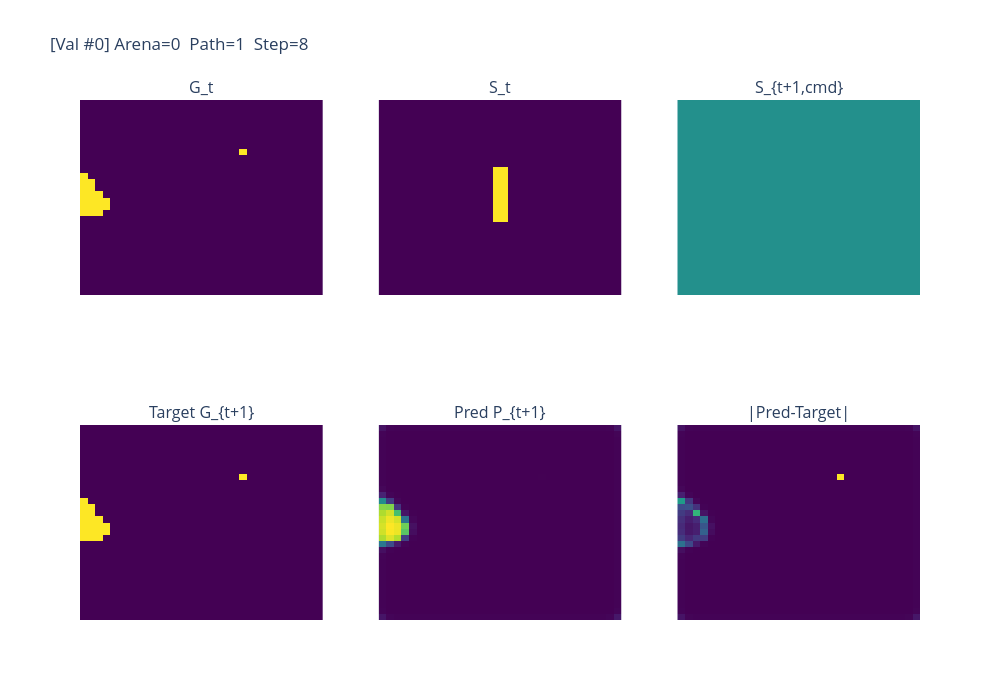
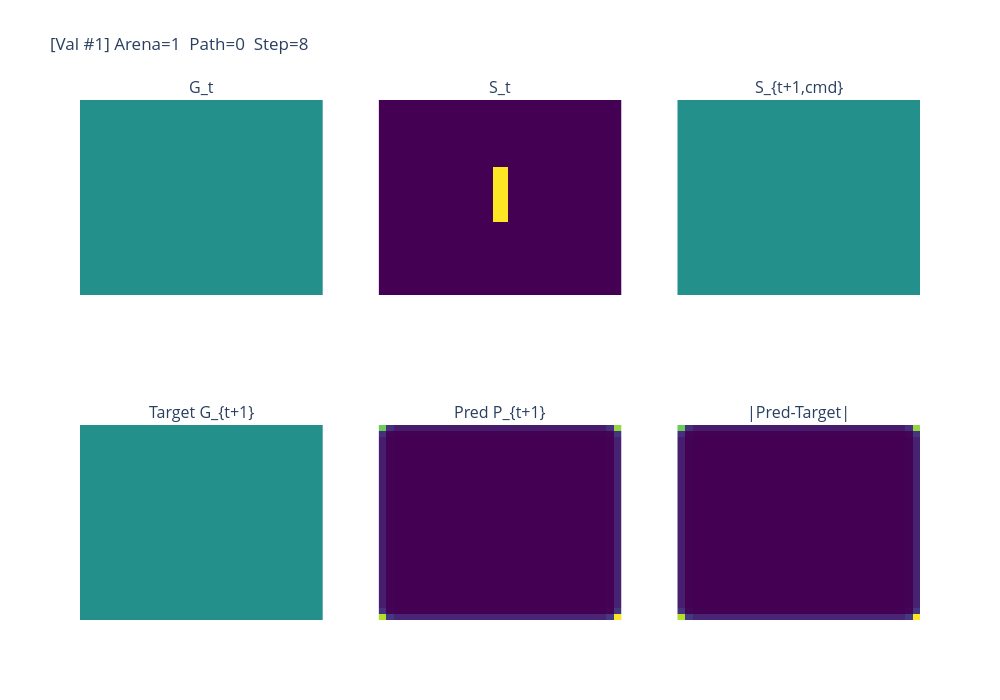
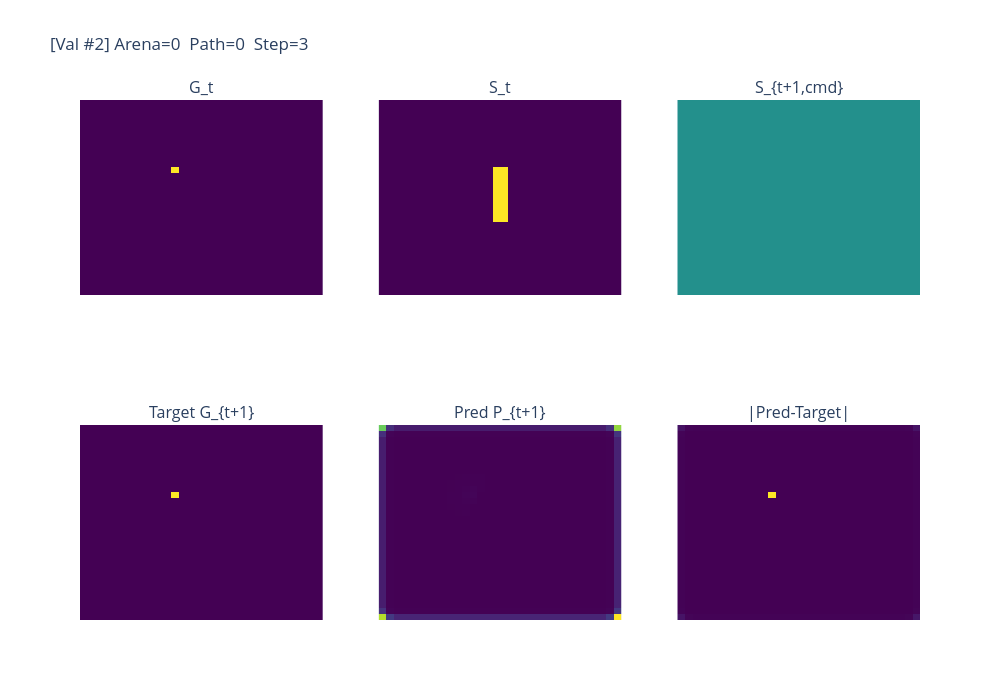

The code cell stored with these charts, in order, in its notebook:
### Markdown cell above
## 6 · Evaluate & Visualise

### Code cell
import torch

model.eval()
for i in range(min(3, len(val_data))):
    s = val_data[i]
    x_t = torch.from_numpy(s['input']).float().unsqueeze(0).to(device)
    with torch.no_grad():
        pred = model(x_t).squeeze(0).cpu().numpy()
    viz_utils.show_sample(
        s, pred=pred,
        title=f"[Val #{i}] Arena={s['metadata']['arena_id']}  Path={s['metadata']['path_id']}  Step={s['metadata']['step_id']}"
    )

### Figure 1 — Plotly figure (JSON) as saved in the notebook; plotly's stock layout.template omitted (floating-point values rounded to 4 significant figures; data arrays with more than 128 entries replaced by an {"elided": "..."} marker saying what was removed)
{"data": [{"colorscale": [[0, "#440154"], [0.1111, "#482878"], [0.2222, "#3e4989"], [0.3333, "#31688e"], [0.4444, "#26828e"], [0.5556, "#1f9e89"], [0.6667, "#35b779"], [0.7778, "#6ece58"], [0.8889, "#b5de2b"], [1, "#fde725"]], "showscale": false, "type": "heatmap", "xaxis": "x", "yaxis": "y", "z": {"elided": "32x32 float values"}}, {"colorscale": [[0, "#440154"], [0.1111, "#482878"], [0.2222, "#3e4989"], [0.3333, "#31688e"], [0.4444, "#26828e"], [0.5556, "#1f9e89"], [0.6667, "#35b779"], [0.7778, "#6ece58"], [0.8889, "#b5de2b"], [1, "#fde725"]], "showscale": false, "type": "heatmap", "xaxis": "x2", "yaxis": "y2", "z": {"elided": "32x32 float values"}}, {"colorscale": [[0, "#440154"], [0.1111, "#482878"], [0.2222, "#3e4989"], [0.3333, "#31688e"], [0.4444, "#26828e"], [0.5556, "#1f9e89"], [0.6667, "#35b779"], [0.7778, "#6ece58"], [0.8889, "#b5de2b"], [1, "#fde725"]], "showscale": false, "type": "heatmap", "xaxis": "x3", "yaxis": "y3", "z": {"elided": "32x32 float values"}}, {"colorscale": [[0, "#440154"], [0.1111, "#482878"], [0.2222, "#3e4989"], [0.3333, "#31688e"], [0.4444, "#26828e"], [0.5556, "#1f9e89"], [0.6667, "#35b779"], [0.7778, "#6ece58"], [0.8889, "#b5de2b"], [1, "#fde725"]], "showscale": false, "type": "heatmap", "xaxis": "x4", "yaxis": "y4", "z": {"elided": "32x32 float values"}}, {"colorscale": [[0, "#440154"], [0.1111, "#482878"], [0.2222, "#3e4989"], [0.3333, "#31688e"], [0.4444, "#26828e"], [0.5556, "#1f9e89"], [0.6667, "#35b779"], [0.7778, "#6ece58"], [0.8889, "#b5de2b"], [1, "#fde725"]], "showscale": false, "type": "heatmap", "xaxis": "x5", "yaxis": "y5", "z": {"elided": "32x32 float values"}}, {"colorscale": [[0, "#440154"], [0.1111, "#482878"], [0.2222, "#3e4989"], [0.3333, "#31688e"], [0.4444, "#26828e"], [0.5556, "#1f9e89"], [0.6667, "#35b779"], [0.7778, "#6ece58"], [0.8889, "#b5de2b"], [1, "#fde725"]], "showscale": false, "type": "heatmap", "xaxis": "x6", "yaxis": "y6", "z": {"elided": "32x32 float values"}}], "layout": {"annotations": [{"font": {"size": 16}, "showarrow": false, "text": "G_t", "x": 0.1444, "xanchor": "center", "xref": "paper", "y": 1, "yanchor": "bottom", "yref": "paper"}, {"font": {"size": 16}, "showarrow": false, "text": "S_t", "x": 0.5, "xanchor": "center", "xref": "paper", "y": 1, "yanchor": "bottom", "yref": "paper"}, {"font": {"size": 16}, "showarrow": false, "text": "S_{t+1,cmd}", "x": 0.8556, "xanchor": "center", "xref": "paper", "y": 1, "yanchor": "bottom", "yref": "paper"}, {"font": {"size": 16}, "showarrow": false, "text": "Target G_{t+1}", "x": 0.1444, "xanchor": "center", "xref": "paper", "y": 0.375, "yanchor": "bottom", "yref": "paper"}, {"font": {"size": 16}, "showarrow": false, "text": "Pred P_{t+1}", "x": 0.5, "xanchor": "center", "xref": "paper", "y": 0.375, "yanchor": "bottom", "yref": "paper"}, {"font": {"size": 16}, "showarrow": false, "text": "|Pred-Target|", "x": 0.8556, "xanchor": "center", "xref": "paper", "y": 0.375, "yanchor": "bottom", "yref": "paper"}], "height": 700, "title": {"text": "[Val #0] Arena=0  Path=1  Step=8"}, "width": 1000, "xaxis": {"anchor": "y", "domain": [0, 0.2889], "visible": false}, "xaxis2": {"anchor": "y2", "domain": [0.3556, 0.6444], "visible": false}, "xaxis3": {"anchor": "y3", "domain": [0.7111, 1], "visible": false}, "xaxis4": {"anchor": "y4", "domain": [0, 0.2889], "visible": false}, "xaxis5": {"anchor": "y5", "domain": [0.3556, 0.6444], "visible": false}, "xaxis6": {"anchor": "y6", "domain": [0.7111, 1], "visible": false}, "yaxis": {"anchor": "x", "domain": [0.625, 1], "visible": false}, "yaxis2": {"anchor": "x2", "domain": [0.625, 1], "visible": false}, "yaxis3": {"anchor": "x3", "domain": [0.625, 1], "visible": false}, "yaxis4": {"anchor": "x4", "domain": [0, 0.375], "visible": false}, "yaxis5": {"anchor": "x5", "domain": [0, 0.375], "visible": false}, "yaxis6": {"anchor": "x6", "domain": [0, 0.375], "visible": false}}}

### Figure 2 — Plotly figure (JSON) as saved in the notebook; plotly's stock layout.template omitted (floating-point values rounded to 4 significant figures; data arrays with more than 128 entries replaced by an {"elided": "..."} marker saying what was removed)
{"data": [{"colorscale": [[0, "#440154"], [0.1111, "#482878"], [0.2222, "#3e4989"], [0.3333, "#31688e"], [0.4444, "#26828e"], [0.5556, "#1f9e89"], [0.6667, "#35b779"], [0.7778, "#6ece58"], [0.8889, "#b5de2b"], [1, "#fde725"]], "showscale": false, "type": "heatmap", "xaxis": "x", "yaxis": "y", "z": {"elided": "32x32 float values"}}, {"colorscale": [[0, "#440154"], [0.1111, "#482878"], [0.2222, "#3e4989"], [0.3333, "#31688e"], [0.4444, "#26828e"], [0.5556, "#1f9e89"], [0.6667, "#35b779"], [0.7778, "#6ece58"], [0.8889, "#b5de2b"], [1, "#fde725"]], "showscale": false, "type": "heatmap", "xaxis": "x2", "yaxis": "y2", "z": {"elided": "32x32 float values"}}, {"colorscale": [[0, "#440154"], [0.1111, "#482878"], [0.2222, "#3e4989"], [0.3333, "#31688e"], [0.4444, "#26828e"], [0.5556, "#1f9e89"], [0.6667, "#35b779"], [0.7778, "#6ece58"], [0.8889, "#b5de2b"], [1, "#fde725"]], "showscale": false, "type": "heatmap", "xaxis": "x3", "yaxis": "y3", "z": {"elided": "32x32 float values"}}, {"colorscale": [[0, "#440154"], [0.1111, "#482878"], [0.2222, "#3e4989"], [0.3333, "#31688e"], [0.4444, "#26828e"], [0.5556, "#1f9e89"], [0.6667, "#35b779"], [0.7778, "#6ece58"], [0.8889, "#b5de2b"], [1, "#fde725"]], "showscale": false, "type": "heatmap", "xaxis": "x4", "yaxis": "y4", "z": {"elided": "32x32 float values"}}, {"colorscale": [[0, "#440154"], [0.1111, "#482878"], [0.2222, "#3e4989"], [0.3333, "#31688e"], [0.4444, "#26828e"], [0.5556, "#1f9e89"], [0.6667, "#35b779"], [0.7778, "#6ece58"], [0.8889, "#b5de2b"], [1, "#fde725"]], "showscale": false, "type": "heatmap", "xaxis": "x5", "yaxis": "y5", "z": {"elided": "32x32 float values"}}, {"colorscale": [[0, "#440154"], [0.1111, "#482878"], [0.2222, "#3e4989"], [0.3333, "#31688e"], [0.4444, "#26828e"], [0.5556, "#1f9e89"], [0.6667, "#35b779"], [0.7778, "#6ece58"], [0.8889, "#b5de2b"], [1, "#fde725"]], "showscale": false, "type": "heatmap", "xaxis": "x6", "yaxis": "y6", "z": {"elided": "32x32 float values"}}], "layout": {"annotations": [{"font": {"size": 16}, "showarrow": false, "text": "G_t", "x": 0.1444, "xanchor": "center", "xref": "paper", "y": 1, "yanchor": "bottom", "yref": "paper"}, {"font": {"size": 16}, "showarrow": false, "text": "S_t", "x": 0.5, "xanchor": "center", "xref": "paper", "y": 1, "yanchor": "bottom", "yref": "paper"}, {"font": {"size": 16}, "showarrow": false, "text": "S_{t+1,cmd}", "x": 0.8556, "xanchor": "center", "xref": "paper", "y": 1, "yanchor": "bottom", "yref": "paper"}, {"font": {"size": 16}, "showarrow": false, "text": "Target G_{t+1}", "x": 0.1444, "xanchor": "center", "xref": "paper", "y": 0.375, "yanchor": "bottom", "yref": "paper"}, {"font": {"size": 16}, "showarrow": false, "text": "Pred P_{t+1}", "x": 0.5, "xanchor": "center", "xref": "paper", "y": 0.375, "yanchor": "bottom", "yref": "paper"}, {"font": {"size": 16}, "showarrow": false, "text": "|Pred-Target|", "x": 0.8556, "xanchor": "center", "xref": "paper", "y": 0.375, "yanchor": "bottom", "yref": "paper"}], "height": 700, "title": {"text": "[Val #1] Arena=1  Path=0  Step=8"}, "width": 1000, "xaxis": {"anchor": "y", "domain": [0, 0.2889], "visible": false}, "xaxis2": {"anchor": "y2", "domain": [0.3556, 0.6444], "visible": false}, "xaxis3": {"anchor": "y3", "domain": [0.7111, 1], "visible": false}, "xaxis4": {"anchor": "y4", "domain": [0, 0.2889], "visible": false}, "xaxis5": {"anchor": "y5", "domain": [0.3556, 0.6444], "visible": false}, "xaxis6": {"anchor": "y6", "domain": [0.7111, 1], "visible": false}, "yaxis": {"anchor": "x", "domain": [0.625, 1], "visible": false}, "yaxis2": {"anchor": "x2", "domain": [0.625, 1], "visible": false}, "yaxis3": {"anchor": "x3", "domain": [0.625, 1], "visible": false}, "yaxis4": {"anchor": "x4", "domain": [0, 0.375], "visible": false}, "yaxis5": {"anchor": "x5", "domain": [0, 0.375], "visible": false}, "yaxis6": {"anchor": "x6", "domain": [0, 0.375], "visible": false}}}

### Figure 3 — Plotly figure (JSON) as saved in the notebook; plotly's stock layout.template omitted (floating-point values rounded to 4 significant figures; data arrays with more than 128 entries replaced by an {"elided": "..."} marker saying what was removed)
{"data": [{"colorscale": [[0, "#440154"], [0.1111, "#482878"], [0.2222, "#3e4989"], [0.3333, "#31688e"], [0.4444, "#26828e"], [0.5556, "#1f9e89"], [0.6667, "#35b779"], [0.7778, "#6ece58"], [0.8889, "#b5de2b"], [1, "#fde725"]], "showscale": false, "type": "heatmap", "xaxis": "x", "yaxis": "y", "z": {"elided": "32x32 float values"}}, {"colorscale": [[0, "#440154"], [0.1111, "#482878"], [0.2222, "#3e4989"], [0.3333, "#31688e"], [0.4444, "#26828e"], [0.5556, "#1f9e89"], [0.6667, "#35b779"], [0.7778, "#6ece58"], [0.8889, "#b5de2b"], [1, "#fde725"]], "showscale": false, "type": "heatmap", "xaxis": "x2", "yaxis": "y2", "z": {"elided": "32x32 float values"}}, {"colorscale": [[0, "#440154"], [0.1111, "#482878"], [0.2222, "#3e4989"], [0.3333, "#31688e"], [0.4444, "#26828e"], [0.5556, "#1f9e89"], [0.6667, "#35b779"], [0.7778, "#6ece58"], [0.8889, "#b5de2b"], [1, "#fde725"]], "showscale": false, "type": "heatmap", "xaxis": "x3", "yaxis": "y3", "z": {"elided": "32x32 float values"}}, {"colorscale": [[0, "#440154"], [0.1111, "#482878"], [0.2222, "#3e4989"], [0.3333, "#31688e"], [0.4444, "#26828e"], [0.5556, "#1f9e89"], [0.6667, "#35b779"], [0.7778, "#6ece58"], [0.8889, "#b5de2b"], [1, "#fde725"]], "showscale": false, "type": "heatmap", "xaxis": "x4", "yaxis": "y4", "z": {"elided": "32x32 float values"}}, {"colorscale": [[0, "#440154"], [0.1111, "#482878"], [0.2222, "#3e4989"], [0.3333, "#31688e"], [0.4444, "#26828e"], [0.5556, "#1f9e89"], [0.6667, "#35b779"], [0.7778, "#6ece58"], [0.8889, "#b5de2b"], [1, "#fde725"]], "showscale": false, "type": "heatmap", "xaxis": "x5", "yaxis": "y5", "z": {"elided": "32x32 float values"}}, {"colorscale": [[0, "#440154"], [0.1111, "#482878"], [0.2222, "#3e4989"], [0.3333, "#31688e"], [0.4444, "#26828e"], [0.5556, "#1f9e89"], [0.6667, "#35b779"], [0.7778, "#6ece58"], [0.8889, "#b5de2b"], [1, "#fde725"]], "showscale": false, "type": "heatmap", "xaxis": "x6", "yaxis": "y6", "z": {"elided": "32x32 float values"}}], "layout": {"annotations": [{"font": {"size": 16}, "showarrow": false, "text": "G_t", "x": 0.1444, "xanchor": "center", "xref": "paper", "y": 1, "yanchor": "bottom", "yref": "paper"}, {"font": {"size": 16}, "showarrow": false, "text": "S_t", "x": 0.5, "xanchor": "center", "xref": "paper", "y": 1, "yanchor": "bottom", "yref": "paper"}, {"font": {"size": 16}, "showarrow": false, "text": "S_{t+1,cmd}", "x": 0.8556, "xanchor": "center", "xref": "paper", "y": 1, "yanchor": "bottom", "yref": "paper"}, {"font": {"size": 16}, "showarrow": false, "text": "Target G_{t+1}", "x": 0.1444, "xanchor": "center", "xref": "paper", "y": 0.375, "yanchor": "bottom", "yref": "paper"}, {"font": {"size": 16}, "showarrow": false, "text": "Pred P_{t+1}", "x": 0.5, "xanchor": "center", "xref": "paper", "y": 0.375, "yanchor": "bottom", "yref": "paper"}, {"font": {"size": 16}, "showarrow": false, "text": "|Pred-Target|", "x": 0.8556, "xanchor": "center", "xref": "paper", "y": 0.375, "yanchor": "bottom", "yref": "paper"}], "height": 700, "title": {"text": "[Val #2] Arena=0  Path=0  Step=3"}, "width": 1000, "xaxis": {"anchor": "y", "domain": [0, 0.2889], "visible": false}, "xaxis2": {"anchor": "y2", "domain": [0.3556, 0.6444], "visible": false}, "xaxis3": {"anchor": "y3", "domain": [0.7111, 1], "visible": false}, "xaxis4": {"anchor": "y4", "domain": [0, 0.2889], "visible": false}, "xaxis5": {"anchor": "y5", "domain": [0.3556, 0.6444], "visible": false}, "xaxis6": {"anchor": "y6", "domain": [0.7111, 1], "visible": false}, "yaxis": {"anchor": "x", "domain": [0.625, 1], "visible": false}, "yaxis2": {"anchor": "x2", "domain": [0.625, 1], "visible": false}, "yaxis3": {"anchor": "x3", "domain": [0.625, 1], "visible": false}, "yaxis4": {"anchor": "x4", "domain": [0, 0.375], "visible": false}, "yaxis5": {"anchor": "x5", "domain": [0, 0.375], "visible": false}, "yaxis6": {"anchor": "x6", "domain": [0, 0.375], "visible": false}}}
